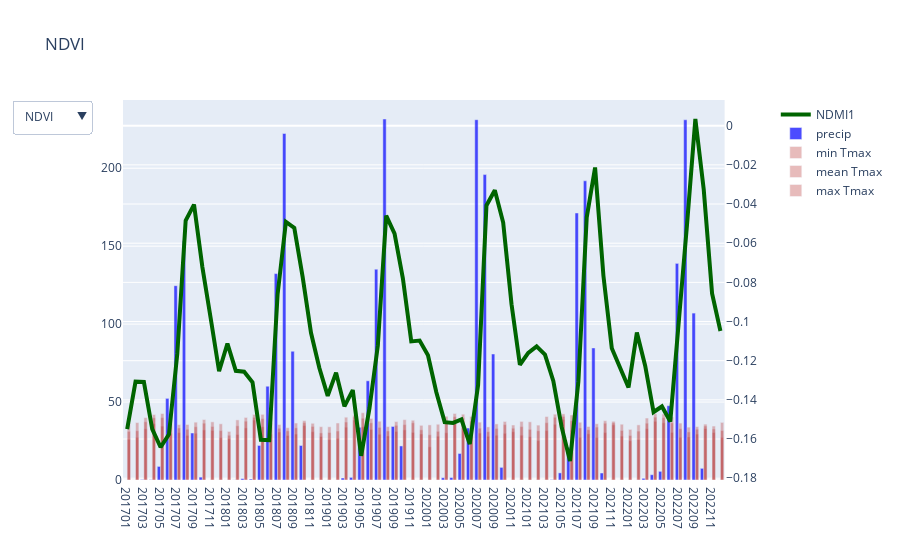

The notebook cell this image was saved under:
### Code cell
import plotly.graph_objects as go
from plotly.subplots import make_subplots
import os
import pandas as pd
temp_var = "Tmax"
out_dir = r"C:\Users\Lauren\Documents\01_Demilunes"


# ## read VIs
VI_MonMeans = []
VIs=[]
for file in [r"C:\Users\Lauren\Desktop\FieldPts_NDMI1_1723.csv",
           r"C:\Users\Lauren\Desktop\FieldPts_NDMI2_1723.csv",
           r"C:\Users\Lauren\Desktop\FieldPts_NDVI_1723.csv",
             r"C:\Users\Lauren\Desktop\FieldPts_EVI_1723.csv",
             r"C:\Users\Lauren\Desktop\FieldPts_NDWI_1723.csv"
            ]:
    df = pd.read_csv(file)
    VI_date_tmp = df.columns.to_list()
    VIs.append(os.path.basename(file).split("_")[1])
    ## reclass outliers to 1 or -1
    for col in df.columns.to_list(): 
        ##df[col] = df[col].where((df[col] <= 1) & (df[col] >= -1))    
        df[col] = df[col].mask(df[col] > 1, 1)
        df[col] = df[col].mask(df[col] < -1, -1)

    monthly_means = [df[i].values[~np.isnan(df[i].values)].mean() for i in df.columns.to_list()]
    VI_MonMeans.append(monthly_means)
    

vi_df_use = pd.DataFrame(VI_MonMeans, VIs, VI_date_tmp).iloc[:,1:].T
VI_dates = vi_df_use.index.to_list()
vi_df_use['NDWI'] = [-1*i for i in vi_df_use['NDWI']]

# vi_df = pd.read_csv(r"C:\Users\Lauren\Desktop\DL_field_TS_avg.csv", index_col=0)
# VI_dates = vi_df.columns.to_list()
# vi_df_use = vi_df.T

## read precip
climate_csv=r"C:\Users\Lauren\Desktop\village_climate_avgs.csv"
df = pd.read_csv(climate_csv)
Pdf = df[[i for i in df.columns.to_list() if (i.endswith("sum") and i.startswith("precip"))]]
Pdf.columns  = [i.replace("precip_", "").replace("_sum", "") for i in Pdf.columns.to_list() ] 
Pdf = Pdf[[i for i in Pdf.columns.to_list() if i in VI_dates]].iloc[0] ## .iloc[0] for mean, .iloc[1] for 90th percentile
precip_TS = Pdf.to_list()

## read temp
min_mean_max=[]
for stat in ["min", "mean", "max"]:
    Tdf = df[[i for i in df.columns.to_list() if (i.endswith(stat) and i.startswith(temp_var))]]
    Tdf.columns  = [i.replace(temp_var+"_", "").replace("_"+stat, "") for i in Tdf.columns.to_list() ] 
    Tdf = Tdf[[i for i in Tdf.columns.to_list() if i in VI_dates]].iloc[0] ## .iloc[0] for mean, .iloc[1] for 90th percentile
    min_mean_max.append(Tdf.to_list())
min_mean_maxs = list(zip(["min", "mean", "max"], min_mean_max))

colors = {'precip':'blue',
          'Tmin':'orangered',
          'Tmax':'firebrick',
          'NDVI': 'forestgreen', 
          'EVI': 'limegreen', 
          'NDMI1': 'darkgreen', 
          'NDMI2': 'mediumseagreen', 
          'NDWI': 'lime'
         }


fig = make_subplots(specs=[[{"secondary_y": True}]])

for column in vi_df_use.columns.to_list():
    fig.add_trace( go.Scatter(x=VI_dates, y=vi_df_use[column], line={'width': 4}, opacity=1.0, name=column, marker_color=colors[column]), secondary_y=True )

fig.add_trace( go.Bar(
     x=VI_dates, y=precip_TS,  
    offsetgroup=0,
    opacity=0.7, name="precip", marker_color=colors["precip"]
 ),  secondary_y=False   )

# ## temps (min-mean-max) stacked bar chart
for m in min_mean_maxs:
    fig.add_trace( go.Bar(
        name = m[0]+" "+temp_var,
         x=VI_dates, y=m[1],  
         offsetgroup=1,
        opacity=0.3, marker_color=colors[temp_var]
     ),  secondary_y=False   )
    # precip mean bar chart


fig.update_layout(
    updatemenus=[dict(
        active=0,
        buttons=list(
            [             
            dict(label = 'ALL',
                  method = 'update',
                  args = [{'visible': [True, True, True, True, True, True, True, True, True]}, # the index of True aligns with the indices of plot traces
                          {'title': 'ALL',
                           'showlegend':True}]),
             dict(label = 'NDVI',
                  method = 'update',
                  args = [{'visible': [True, False, False, False, False, True, True, True, True]}, 
                          {'title': 'NDVI',
                           'showlegend':True}]),
             dict(label = 'EVI',
                  method = 'update',
                  args = [{'visible': [False, True, False, False, False, True, True, True, True]}, 
                          {'title': 'EVI',
                           'showlegend':True}]),
             dict(label = 'NDMI1',
                  method = 'update',
                  args = [{'visible': [False, False, True, False, False, True, True, True, True]}, 
                          {'title': 'NDMI1',
                           'showlegend':True}]),  
             dict(label = 'NDMI2',
                  method = 'update',
                  args = [{'visible': [False, False, False, True, False, True, True, True, True]}, 
                          {'title': 'NDMI2',
                           'showlegend':True}]),                 
             dict(label = 'NDWI',
                  method = 'update',
                  args = [{'visible': [False, False, False, False, True, True, True, True, True]}, 
                          {'title': 'NDWI',
                           'showlegend':True}]), 
            ])
        )
    ])
    
    



fig.update_layout(title_text='village-'+temp_var.upper()+" field-VIs")

fig.show()

fig.write_html(os.path.join(out_dir, "village-PRECIPs_"+temp_var.upper()+"_field-VIs_revNDWI.html"))

### Figure 1 — Plotly figure (JSON) as saved in the notebook; plotly's stock layout.template omitted (floating-point values rounded to 4 significant figures)
{"data": [{"line": {"width": 4}, "marker": {"color": "darkgreen"}, "name": "NDMI1", "opacity": 1, "type": "scatter", "visible": true, "x": ["201701", "201702", "201703", "201704", "201705", "201706", "201707", "201708", "201709", "201710", "201711", "201712", "201801", "201802", "201803", "201804", "201805", "201806", "201807", "201808", "201809", "201810", "201811", "201812", "201901", "201902", "201903", "201904", "201905", "201906", "201907", "201908", "201909", "201910", "201911", "201912", "202001", "202002", "202003", "202004", "202005", "202006", "202007", "202008", "202009", "202010", "202011", "202012", "202101", "202102", "202103", "202104", "202105", "202106", "202107", "202108", "202109", "202110", "202111", "202112", "202201", "202202", "202203", "202204", "202205", "202206", "202207", "202208", "202209", "202210", "202211", "202212"], "xaxis": "x", "y": [-0.155, -0.1307, -0.1309, -0.1549, -0.1642, -0.1576, -0.1164, -0.04849, -0.04027, -0.07221, -0.09844, -0.1254, -0.1112, -0.1252, -0.1256, -0.131, -0.1604, -0.1606, -0.08622, -0.0491, -0.0522, -0.07722, -0.1058, -0.1237, -0.138, -0.1261, -0.1433, -0.135, -0.1686, -0.1443, -0.1122, -0.04592, -0.05507, -0.07806, -0.1101, -0.1097, -0.1172, -0.1361, -0.1514, -0.1517, -0.15, -0.1625, -0.1324, -0.04071, -0.03295, -0.04943, -0.09116, -0.1221, -0.116, -0.1127, -0.1169, -0.1303, -0.1539, -0.1712, -0.1307, -0.04677, -0.02134, -0.07667, -0.1136, -0.1235, -0.1337, -0.1056, -0.1227, -0.1462, -0.1434, -0.151, -0.1033, -0.05056, 0.003422, -0.03247, -0.08564, -0.1048], "yaxis": "y2"}, {"line": {"width": 4}, "marker": {"color": "mediumseagreen"}, "name": "NDMI2", "opacity": 1, "type": "scatter", "visible": false, "x": ["201701", "201702", "201703", "201704", "201705", "201706", "201707", "201708", "201709", "201710", "201711", "201712", "201801", "201802", "201803", "201804", "201805", "201806", "201807", "201808", "201809", "201810", "201811", "201812", "201901", "201902", "201903", "201904", "201905", "201906", "201907", "201908", "201909", "201910", "201911", "201912", "202001", "202002", "202003", "202004", "202005", "202006", "202007", "202008", "202009", "202010", "202011", "202012", "202101", "202102", "202103", "202104", "202105", "202106", "202107", "202108", "202109", "202110", "202111", "202112", "202201", "202202", "202203", "202204", "202205", "202206", "202207", "202208", "202209", "202210", "202211", "202212"], "xaxis": "x", "y": [-0.08708, -0.06486, -0.06729, -0.09137, -0.1033, -0.08312, -0.03003, 0.06025, 0.07433, 0.03772, 0.0005928, -0.03718, -0.03031, -0.05106, -0.05345, -0.06533, -0.08315, -0.09843, 0.01595, 0.07062, 0.06708, 0.04141, -0.003604, -0.02925, -0.05581, -0.04241, -0.06843, -0.06299, -0.1002, -0.07085, -0.0185, 0.08751, 0.07024, 0.0391, -0.004951, -0.01065, -0.03234, -0.05835, -0.08059, -0.08341, -0.08214, -0.09916, -0.04901, 0.074, 0.09045, 0.07927, 0.02191, -0.0193, -0.02271, -0.02836, -0.03761, -0.059, -0.08843, -0.1097, -0.0432, 0.08202, 0.1111, 0.03502, -0.01436, -0.0339, -0.05263, -0.02407, -0.04465, -0.07571, -0.07027, -0.08107, -0.01093, 0.07644, 0.1524, 0.1039, 0.03206, -0.0001851], "yaxis": "y2"}, {"line": {"width": 4}, "marker": {"color": "forestgreen"}, "name": "NDVI", "opacity": 1, "type": "scatter", "visible": false, "x": ["201701", "201702", "201703", "201704", "201705", "201706", "201707", "201708", "201709", "201710", "201711", "201712", "201801", "201802", "201803", "201804", "201805", "201806", "201807", "201808", "201809", "201810", "201811", "201812", "201901", "201902", "201903", "201904", "201905", "201906", "201907", "201908", "201909", "201910", "201911", "201912", "202001", "202002", "202003", "202004", "202005", "202006", "202007", "202008", "202009", "202010", "202011", "202012", "202101", "202102", "202103", "202104", "202105", "202106", "202107", "202108", "202109", "202110", "202111", "202112", "202201", "202202", "202203", "202204", "202205", "202206", "202207", "202208", "202209", "202210", "202211", "202212"], "xaxis": "x", "y": [0.1369, 0.1328, 0.1266, 0.1083, 0.1046, 0.08977, 0.1435, 0.2699, 0.285, 0.2418, 0.1965, 0.1655, 0.1524, 0.1339, 0.1408, 0.1333, 0.1092, 0.1098, 0.1903, 0.2856, 0.311, 0.2846, 0.2112, 0.1674, 0.1558, 0.1422, 0.1345, 0.133, 0.1039, 0.1424, 0.1927, 0.267, 0.2878, 0.276, 0.2215, 0.1891, 0.1324, 0.1469, 0.1339, 0.1249, 0.1062, 0.1122, 0.1481, 0.2732, 0.3128, 0.2983, 0.2193, 0.187, 0.1745, 0.1409, 0.1253, 0.1375, 0.1303, 0.1099, 0.1299, 0.279, 0.3179, 0.2835, 0.2278, 0.1693, 0.1562, 0.1332, 0.1292, 0.1288, 0.1184, 0.1183, 0.182, 0.3017, 0.3745, 0.3419, 0.2377, 0.1957], "yaxis": "y2"}, {"line": {"width": 4}, "marker": {"color": "limegreen"}, "name": "EVI", "opacity": 1, "type": "scatter", "visible": false, "x": ["201701", "201702", "201703", "201704", "201705", "201706", "201707", "201708", "201709", "201710", "201711", "201712", "201801", "201802", "201803", "201804", "201805", "201806", "201807", "201808", "201809", "201810", "201811", "201812", "201901", "201902", "201903", "201904", "201905", "201906", "201907", "201908", "201909", "201910", "201911", "201912", "202001", "202002", "202003", "202004", "202005", "202006", "202007", "202008", "202009", "202010", "202011", "202012", "202101", "202102", "202103", "202104", "202105", "202106", "202107", "202108", "202109", "202110", "202111", "202112", "202201", "202202", "202203", "202204", "202205", "202206", "202207", "202208", "202209", "202210", "202211", "202212"], "xaxis": "x", "y": [0.2023, 0.2003, 0.1938, 0.1674, 0.1558, 0.148, 0.2573, 0.5107, 0.5727, 0.4605, 0.3411, 0.2475, 0.2481, 0.2327, 0.2146, 0.213, 0.1702, 0.1639, 0.3464, 0.5541, 0.6391, 0.4952, 0.3422, 0.2816, 0.2504, 0.2545, 0.218, 0.2157, 0.1696, 0.2207, 0.3439, 0.5513, 0.5846, 0.5104, 0.3518, 0.2942, 0.2919, 0.243, 0.2125, 0.2003, 0.2205, 0.1742, 0.2529, 0.5986, 0.649, 0.6028, 0.3951, 0.2877, 0.2579, 0.2599, 0.258, 0.2216, 0.1966, 0.172, 0.224, 0.5915, 0.6912, 0.5081, 0.3614, 0.291, 0.2511, 0.2876, 0.2341, 0.1902, 0.1766, 0.1701, 0.2957, 0.5225, 0.6501, 0.6196, 0.398, 0.318], "yaxis": "y2"}, {"line": {"width": 4}, "marker": {"color": "lime"}, "name": "NDWI", "opacity": 1, "type": "scatter", "visible": false, "x": ["201701", "201702", "201703", "201704", "201705", "201706", "201707", "201708", "201709", "201710", "201711", "201712", "201801", "201802", "201803", "201804", "201805", "201806", "201807", "201808", "201809", "201810", "201811", "201812", "201901", "201902", "201903", "201904", "201905", "201906", "201907", "201908", "201909", "201910", "201911", "201912", "202001", "202002", "202003", "202004", "202005", "202006", "202007", "202008", "202009", "202010", "202011", "202012", "202101", "202102", "202103", "202104", "202105", "202106", "202107", "202108", "202109", "202110", "202111", "202112", "202201", "202202", "202203", "202204", "202205", "202206", "202207", "202208", "202209", "202210", "202211", "202212"], "xaxis": "x", "y": [0.309, 0.3033, 0.2969, 0.2776, 0.2787, 0.2383, 0.2797, 0.3713, 0.3774, 0.3606, 0.3498, 0.3369, 0.3113, 0.2878, 0.3167, 0.3021, 0.2804, 0.2854, 0.317, 0.3855, 0.3957, 0.4077, 0.3701, 0.3257, 0.3211, 0.2931, 0.3011, 0.3014, 0.2721, 0.3061, 0.3248, 0.3582, 0.3763, 0.3889, 0.3823, 0.3586, 0.2557, 0.3087, 0.3049, 0.2949, 0.255, 0.2802, 0.2969, 0.3561, 0.391, 0.3946, 0.3637, 0.36, 0.354, 0.2865, 0.2597, 0.3064, 0.3128, 0.2825, 0.2765, 0.3637, 0.3897, 0.3986, 0.3829, 0.3228, 0.3213, 0.2637, 0.2814, 0.316, 0.2952, 0.3068, 0.335, 0.4057, 0.456, 0.4411, 0.3939, 0.362], "yaxis": "y2"}, {"marker": {"color": "blue"}, "name": "precip", "offsetgroup": "0", "opacity": 0.7, "type": "bar", "visible": true, "x": ["201701", "201702", "201703", "201704", "201705", "201706", "201707", "201708", "201709", "201710", "201711", "201712", "201801", "201802", "201803", "201804", "201805", "201806", "201807", "201808", "201809", "201810", "201811", "201812", "201901", "201902", "201903", "201904", "201905", "201906", "201907", "201908", "201909", "201910", "201911", "201912", "202001", "202002", "202003", "202004", "202005", "202006", "202007", "202008", "202009", "202010", "202011", "202012", "202101", "202102", "202103", "202104", "202105", "202106", "202107", "202108", "202109", "202110", "202111", "202112", "202201", "202202", "202203", "202204", "202205", "202206", "202207", "202208", "202209", "202210", "202211", "202212"], "xaxis": "x", "y": [4.924e-05, 0.004537, 0.2993, 0.1771, 8.72, 52.37, 124.7, 153.5, 30.13, 1.855, 0, 0.008262, 0.003283, 0.05076, 0.9432, 0.6483, 22.17, 60.15, 132.4, 222.3, 82.58, 22.15, 0.001549, 0.0051, 0.001429, 0.000306, 1.3, 1.694, 33.8, 63.63, 135.2, 231.6, 34.35, 21.85, 0.01129, 0.001064, 0, 0, 1.48, 1.611, 17.01, 33.34, 231.1, 195.9, 80.83, 8.113, 0.008545, 0, 0, 0, 0.01962, 0.212, 4.558, 20.98, 171.3, 191.9, 84.73, 4.484, 0, 0, 0.0004103, 0, 1.098, 3.382, 5.556, 47.65, 139.0, 231.1, 107.1, 7.483, 0.002617, 0.003647], "yaxis": "y"}, {"marker": {"color": "firebrick"}, "name": "min Tmax", "offsetgroup": "1", "opacity": 0.3, "type": "bar", "visible": true, "x": ["201701", "201702", "201703", "201704", "201705", "201706", "201707", "201708", "201709", "201710", "201711", "201712", "201801", "201802", "201803", "201804", "201805", "201806", "201807", "201808", "201809", "201810", "201811", "201812", "201901", "201902", "201903", "201904", "201905", "201906", "201907", "201908", "201909", "201910", "201911", "201912", "202001", "202002", "202003", "202004", "202005", "202006", "202007", "202008", "202009", "202010", "202011", "202012", "202101", "202102", "202103", "202104", "202105", "202106", "202107", "202108", "202109", "202110", "202111", "202112", "202201", "202202", "202203", "202204", "202205", "202206", "202207", "202208", "202209", "202210", "202211", "202212"], "xaxis": "x", "y": [26.12, 27.34, 32.84, 36.05, 34.55, 29.99, 30.37, 28.63, 29.98, 32.11, 31.79, 27.17, 26.56, 29.18, 33.4, 38.44, 34.14, 29.39, 30.76, 28.54, 29.44, 34.93, 30.98, 27.87, 25.91, 26.75, 33.88, 38.42, 34.09, 32.46, 29.33, 28.24, 31.15, 32.13, 30.5, 29.5, 21.27, 28.09, 30.27, 37.17, 37.79, 34.86, 30.1, 28.04, 28.7, 29.93, 30.95, 28.73, 27.73, 25.25, 31.66, 35.71, 38.84, 32.03, 27.33, 29.62, 27.2, 30.41, 35.32, 28.14, 25.16, 25.99, 32.89, 37.64, 36.64, 30.5, 27.37, 27.59, 29.43, 33.0, 30.43, 27.31], "yaxis": "y"}, {"marker": {"color": "firebrick"}, "name": "mean Tmax", "offsetgroup": "1", "opacity": 0.3, "type": "bar", "visible": true, "x": ["201701", "201702", "201703", "201704", "201705", "201706", "201707", "201708", "201709", "201710", "201711", "201712", "201801", "201802", "201803", "201804", "201805", "201806", "201807", "201808", "201809", "201810", "201811", "201812", "201901", "201902", "201903", "201904", "201905", "201906", "201907", "201908", "201909", "201910", "201911", "201912", "202001", "202002", "202003", "202004", "202005", "202006", "202007", "202008", "202009", "202010", "202011", "202012", "202101", "202102", "202103", "202104", "202105", "202106", "202107", "202108", "202109", "202110", "202111", "202112", "202201", "202202", "202203", "202204", "202205", "202206", "202207", "202208", "202209", "202210", "202211", "202212"], "xaxis": "x", "y": [31.18, 31.58, 37.34, 39.85, 40.01, 36.16, 33.33, 32.54, 34.15, 36.42, 34.32, 31.68, 28.7, 34.75, 37.72, 40.18, 39.39, 36.58, 33.19, 31.48, 33.43, 36.76, 34.35, 30.17, 30.44, 31.39, 37.16, 40.45, 39.63, 36.65, 33.74, 31.42, 35.05, 35.5, 36.67, 32.17, 28.99, 31.2, 37.35, 40.61, 39.92, 37.8, 33.23, 30.98, 33.05, 35.51, 33.2, 34.22, 32.47, 31.57, 36.74, 40.21, 40.78, 38.03, 33.4, 32.22, 33.93, 36.41, 36.64, 31.77, 28.52, 31.35, 36.42, 40.31, 39.94, 36.63, 32.89, 30.83, 32.57, 34.61, 32.72, 31.71], "yaxis": "y"}, {"marker": {"color": "firebrick"}, "name": "max Tmax", "offsetgroup": "1", "opacity": 0.3, "type": "bar", "visible": true, "x": ["201701", "201702", "201703", "201704", "201705", "201706", "201707", "201708", "201709", "201710", "201711", "201712", "201801", "201802", "201803", "201804", "201805", "201806", "201807", "201808", "201809", "201810", "201811", "201812", "201901", "201902", "201903", "201904", "201905", "201906", "201907", "201908", "201909", "201910", "201911", "201912", "202001", "202002", "202003", "202004", "202005", "202006", "202007", "202008", "202009", "202010", "202011", "202012", "202101", "202102", "202103", "202104", "202105", "202106", "202107", "202108", "202109", "202110", "202111", "202112", "202201", "202202", "202203", "202204", "202205", "202206", "202207", "202208", "202209", "202210", "202211", "202212"], "xaxis": "x", "y": [36.47, 36.84, 40.01, 41.97, 42.65, 40.71, 35.53, 35.6, 37.09, 38.77, 37.3, 36.04, 31.15, 38.56, 40.13, 42.05, 42.11, 40.22, 35.58, 33.54, 36.52, 38.11, 36.38, 34.2, 34.15, 36.56, 40.28, 41.57, 43.16, 39.48, 37.71, 34.22, 37.46, 38.71, 38.33, 35.08, 35.36, 35.76, 40.88, 42.67, 42.2, 40.77, 37.09, 34.06, 35.98, 37.55, 35.27, 37.59, 37.31, 35.21, 40.7, 42.22, 42.41, 41.72, 37.04, 34.31, 36.07, 38.04, 37.66, 35.78, 32.47, 35.36, 39.74, 42.48, 42.31, 40.42, 36.5, 33.9, 34.23, 35.84, 34.6, 36.96], "yaxis": "y"}], "layout": {"autosize": true, "showlegend": true, "title": {"text": "NDVI"}, "updatemenus": [{"active": 1, "buttons": [{"args": [{"visible": [true, true, true, true, true, true, true, true, true]}, {"showlegend": true, "title": "ALL"}], "label": "ALL", "method": "update"}, {"args": [{"visible": [true, false, false, false, false, true, true, true, true]}, {"showlegend": true, "title": "NDVI"}], "label": "NDVI", "method": "update"}, {"args": [{"visible": [false, true, false, false, false, true, true, true, true]}, {"showlegend": true, "title": "EVI"}], "label": "EVI", "method": "update"}, {"args": [{"visible": [false, false, true, false, false, true, true, true, true]}, {"showlegend": true, "title": "NDMI1"}], "label": "NDMI1", "method": "update"}, {"args": [{"visible": [false, false, false, true, false, true, true, true, true]}, {"showlegend": true, "title": "NDMI2"}], "label": "NDMI2", "method": "update"}, {"args": [{"visible": [false, false, false, false, true, true, true, true, true]}, {"showlegend": true, "title": "NDWI"}], "label": "NDWI", "method": "update"}]}], "xaxis": {"anchor": "y", "autorange": true, "domain": [0, 0.94], "range": [-0.5, 71.5], "showspikes": false, "type": "category"}, "yaxis": {"anchor": "x", "autorange": true, "domain": [0, 1], "range": [0, 243.8], "showspikes": false, "type": "linear"}, "yaxis2": {"anchor": "x", "autorange": true, "overlaying": "y", "range": [-0.1809, 0.01312], "showspikes": false, "side": "right", "type": "linear"}}}
